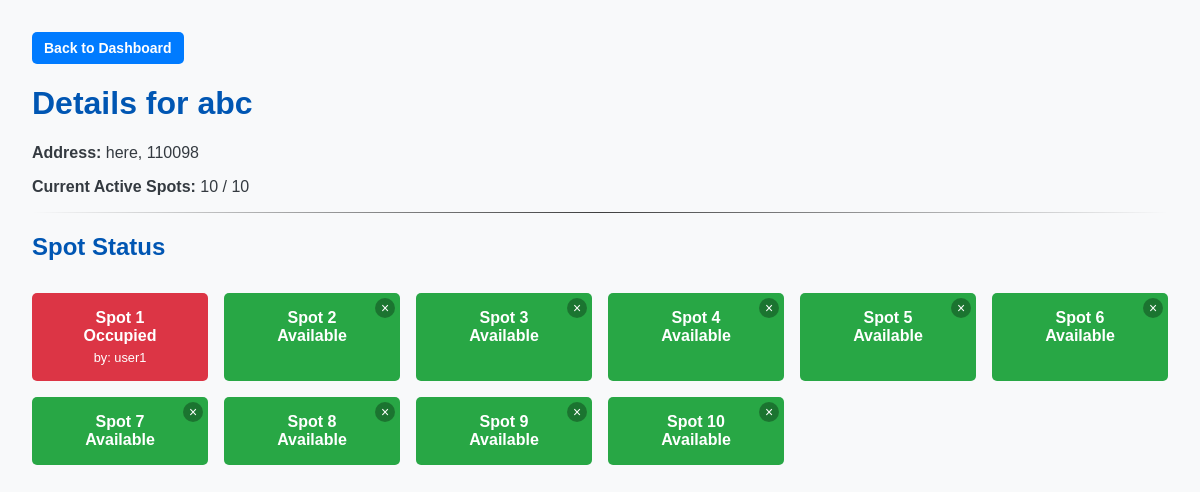
The app's page /admin/lot/3 (signed in), older data.
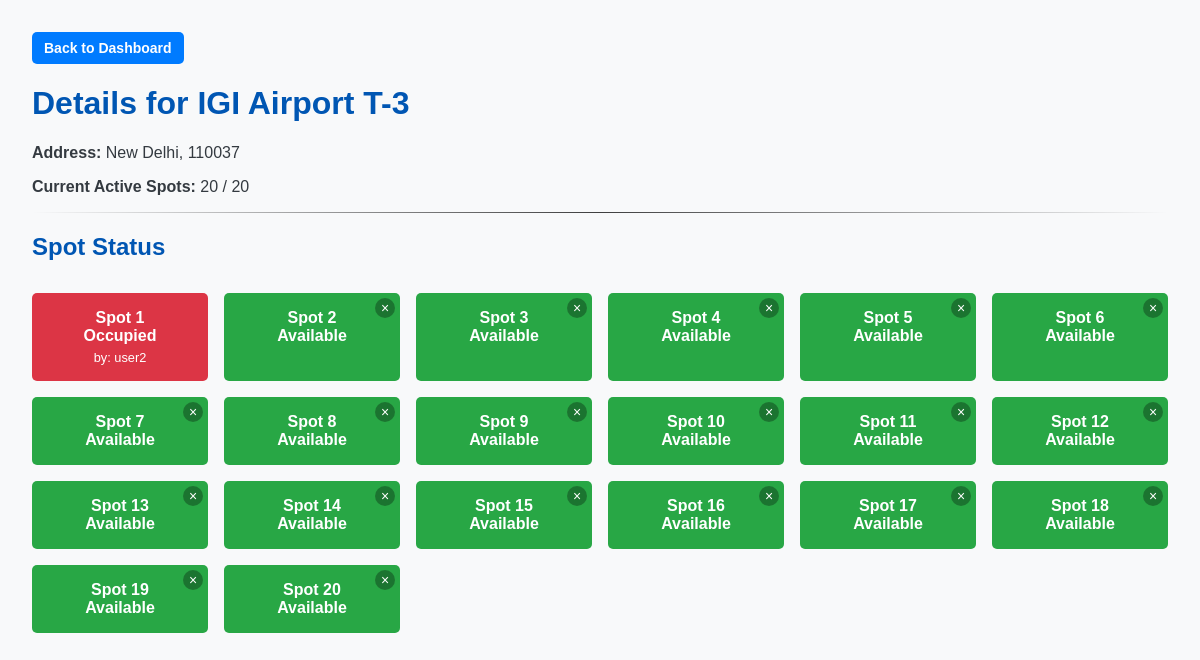
The same page, newer data.
### models/models.py (models this page shows)
class ParkingLot(db.Model):
    __tablename__ = 'parking_lots'
    id = db.Column(db.Integer, primary_key=True)
    name = db.Column(db.String(100), nullable=False)
    address = db.Column(db.String(200), nullable=False)
    pincode = db.Column(db.String(10), nullable=False)
    price_per_hour = db.Column(db.Float, nullable=False)
    capacity = db.Column(db.Integer, nullable=False)
    spots = db.relationship('ParkingSpot', backref='parking_lot', lazy=True, cascade="all, delete-orphan")

class ParkingSpot(db.Model):
    __tablename__ = 'parking_spots'
    id = db.Column(db.Integer, primary_key=True)
    spot_number = db.Column(db.Integer, nullable=False)
    status = db.Column(db.String(1), default='A', nullable=False)
    lot_id = db.Column(db.Integer, db.ForeignKey('parking_lots.id'), nullable=False)
    bookings = db.relationship('Booking', backref='parking_spot', lazy=True)

class User(db.Model):
    __tablename__ = 'users'
    id = db.Column(db.Integer, primary_key=True)
    username = db.Column(db.String(80), unique=True, nullable=False)
    email = db.Column(db.String(120), unique=True, nullable=False)
    password = db.Column(db.String(128), nullable=False)
    is_admin = db.Column(db.Boolean, default=False, nullable=False)
    bookings = db.relationship('Booking', backref='user', lazy=True)

### app.py (the view)
@app.route('/admin/lot/<int:lot_id>')
def view_lot_details(lot_id):
    if not session.get('is_admin'):
        flash("Admin access required.", "error")
        return redirect(url_for('login'))
    lot = ParkingLot.query.get_or_404(lot_id)
    spot_details = []
    for spot in lot.spots:
        detail = {'spot': spot, 'user': None}
        if spot.status == 'O':
            active_booking = Booking.query.filter_by(spot_id=spot.id, check_out_time=None).first()
            if active_booking:
                detail['user'] = User.query.get(active_booking.user_id)
        spot_details.append(detail)
    return render_template('lot_details.html', lot=lot, spot_details=spot_details)

### templates/lot_details.html (shortened to what this page needs)
<!DOCTYPE html>
<html lang="en">
<head>
    <link rel="stylesheet" href="{{ url_for('static', filename='css/styles.css') }}">
    <link rel="stylesheet" href="{{ url_for('static', filename='css/lot_details.css') }}">
</head>
<body>
    <div>
        <a href="{{ url_for('admin_dashboard') }}" class="btn btn-primary"> Back to Dashboard</a>
    </div>
    <h1>Details for {{ lot.name }}</h1>
    <p><strong>Address:</strong> {{ lot.address }}, {{ lot.pincode }}</p>
    <p><strong>Current Active Spots:</strong> {{ spot_details|length }} / {{ lot.capacity }}</p>
    <hr>
    <h2>Spot Status</h2>
    <div class="spot-grid">
        {% for detail in spot_details %}
            <div class="spot {% if detail.spot.status == 'A' %}available{% else %}occupied{% endif %}">
                Spot {{ detail.spot.spot_number }}
                <br>
                {% if detail.user %}
                    <span>Occupied</span>
                    <span class="user-info">by: {{ detail.user.username }}</span>
                {% else %}
                    <span>Available</span>
                    <form action="{{ url_for('delete_spot', spot_id=detail.spot.id) }}" method="POST" style="display:inline;">
                         <button type="submit" class="delete-spot-btn" title="Delete Spot" onclick="return confirm('Are you sure?');">&times;</button>
                    </form>
                {% endif %}
            </div>
        {% else %}
            <p>No spots found for this lot.</p>
        {% endfor %}
    </div>
</body>
</html>

Row changes from the older to the newer data that the page shows:
no longer on this page (row unchanged): User: user.username "user1"
changed ParkingLot: name "abc" → "IGI Airport T-3"; address "here" → "New Delhi"; pincode "110098" → "110037"; capacity "10" → "20"
now on this page (row unchanged): User: user.username "user2"
now on this page (row edited): ParkingSpot: spot.spot_number "11"
now on this page (row edited): ParkingSpot: spot.spot_number "12"
now on this page (row edited): ParkingSpot: spot.spot_number "13"
now on this page (row edited): ParkingSpot: spot.spot_number "14"
now on this page (row edited): ParkingSpot: spot.spot_number "15"
now on this page (row edited): ParkingSpot: spot.spot_number "16"
now on this page (row edited): ParkingSpot: spot.spot_number "17"
now on this page (row edited): ParkingSpot: spot.spot_number "18"
now on this page (row edited): ParkingSpot: spot.spot_number "19"
now on this page (row edited): ParkingSpot: spot.spot_number "20"
Text that changed along with them:
{{ spot_details|length }}: "10" → "20"
new list line: "Spot Occupied by:"
new list line: "1"
new list line: "Spot Available ×"
list line gone: "Spot Occupied by:"
list line gone: "1"
